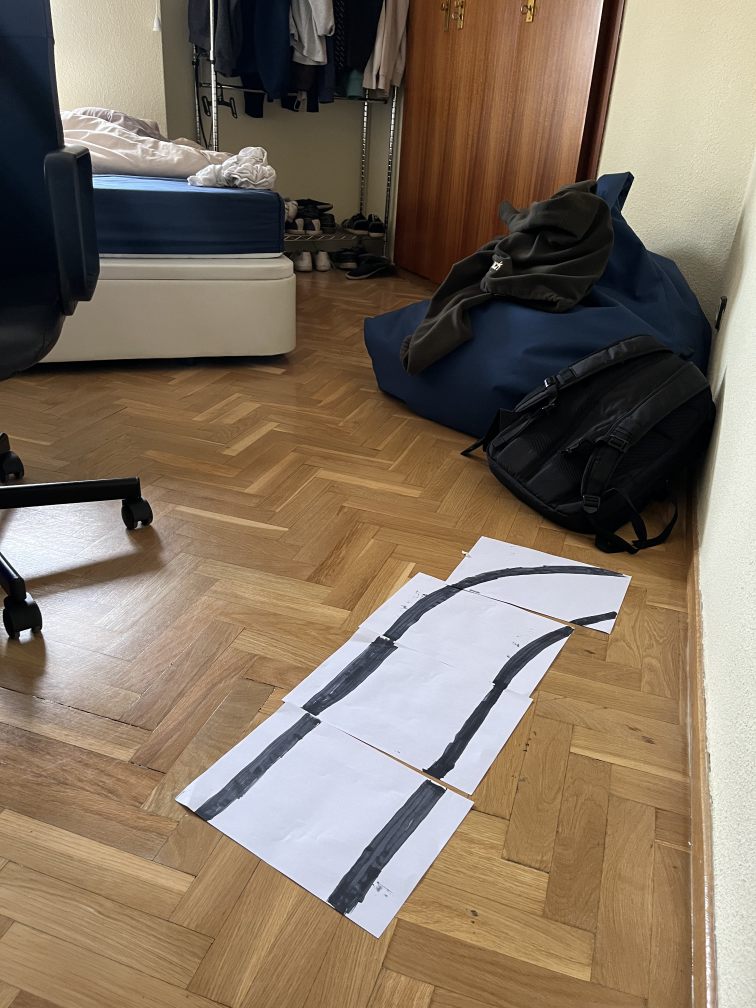
#> input picture pruebas/computer_vision/image.jpg, 3024 x 4032 px (shown at 1/4 size)
$ python -i Lane.py   (imports and definitions only)
#> lines starting #> are read from the running program, lines starting #| are printed output that depends on the picture
#> further down, picture is the input picture: shape (4032, 3024, 3); mean B, G, R 98.4, 115.1, 130.2
import cv2 # Import the OpenCV library to enable computer vision
import numpy as np # Import the NumPy scientific computing library
import edge_detection as edge # Handles the detection of lane lines
import matplotlib.pyplot as plt # Used for plotting and error checking

# Author: Addison Sears-Collins
# https://automaticaddison.com
# Description: Implementation of the Lane class

filename = 'original_lane_detection_5.jpg'

class Lane:
  """
  Represents a lane on a road.
  """
  def __init__(self, orig_frame):
    """
      Default constructor

    :param orig_frame: Original camera image (i.e. frame)
    """
    self.orig_frame = orig_frame

    # This will hold an image with the lane lines
    self.lane_line_markings = None

    # This will hold the image after perspective transformation
    self.warped_frame = None
    self.transformation_matrix = None
    self.inv_transformation_matrix = None

    # (Width, Height) of the original video frame (or image)
    self.orig_image_size = self.orig_frame.shape[::-1][1:]
#> self.orig_image_size = (3024, 4032)

    width = self.orig_image_size[0]
#> width = 3024
    height = self.orig_image_size[1]
#> height = 4032
    self.width = width
#> self.width = 3024
    self.height = height
#> self.height = 4032

    # Four corners of the trapezoid-shaped region of interest
    # You need to find these corners manually.
    # TENER EN CUENTA QUE LA IMAGEN ES DE 320x240
    self.roi_points = np.float32([
      (80, 60), # Top-left corner
      (-20, 240), # Bottom-left corner
      (340, 240), # Bottom-right corner
      (240,60) # Top-right corner
    ])

    # The desired corner locations  of the region of interest
    # after we perform perspective transformation.
    # Assume image width of 600, padding == 150.
    self.padding = int(0.25 * width) # padding from side of the image in pixels
#> self.padding = 756
    self.desired_roi_points = np.float32([
      [self.padding, 0], # Top-left corner
      [self.padding, self.orig_image_size[1]], # Bottom-left corner
      [self.orig_image_size[
        0]-self.padding, self.orig_image_size[1]], # Bottom-right corner
      [self.orig_image_size[0]-self.padding, 0] # Top-right corner
    ])

    # Histogram that shows the white pixel peaks for lane line detection
    self.histogram = None

    # Sliding window parameters
    self.no_of_windows = 10
    self.margin = int((1/12) * width)  # Window width is +/- margin
#> self.margin = 252
    self.minpix = int((1/24) * width)  # Min no. of pixels to recenter window
#> self.minpix = 126

    # Best fit polynomial lines for left line and right line of the lane
    self.left_fit = None
    self.right_fit = None
    self.left_lane_inds = None
    self.right_lane_inds = None
    self.ploty = None
    self.left_fitx = None
    self.right_fitx = None
    self.leftx = None
    self.rightx = None
    self.lefty = None
    self.righty = None

    # Pixel parameters for x and y dimensions
    self.YM_PER_PIX = 0.46 / 10 # centimeters per pixel in y dimension
    self.XM_PER_PIX = 0.11 / 10 # centimeters per pixel in x dimension

    # Radii of curvature and offset
    self.left_curvem = None
    self.right_curvem = None
    self.center_offset = None

  # [371 lines left out: functions calculate_car_position, calculate_curvature, calculate_histogram, display_curvature_offset, get_lane_line_previous_window, get_lane_line_indices_sliding_windows, not called in this run]

  def get_line_markings(self, frame=None):
    """
    Isolates lane lines.

      :param frame: The camera frame that contains the lanes we want to detect
    :return: Binary (i.e. black and white) image containing the lane lines.
    """
    if frame is None:
      frame = self.orig_frame

    # Convertir la imagen a HSV
    imagen_hsv = cv2.cvtColor(frame, cv2.COLOR_BGR2HSV)
#> imagen_hsv: shape (4032, 3024, 3); mean H, S, V 43.7, 92.3, 134.9

    # Definir los valores de HSV para la detección del color rojo
    lower_hsv = np.array([130, 55, 0])
    upper_hsv = np.array([179, 255, 255])

    # Aplicar las máscaras HSV a la imagen
    mask = cv2.inRange(imagen_hsv, lower_hsv, upper_hsv)
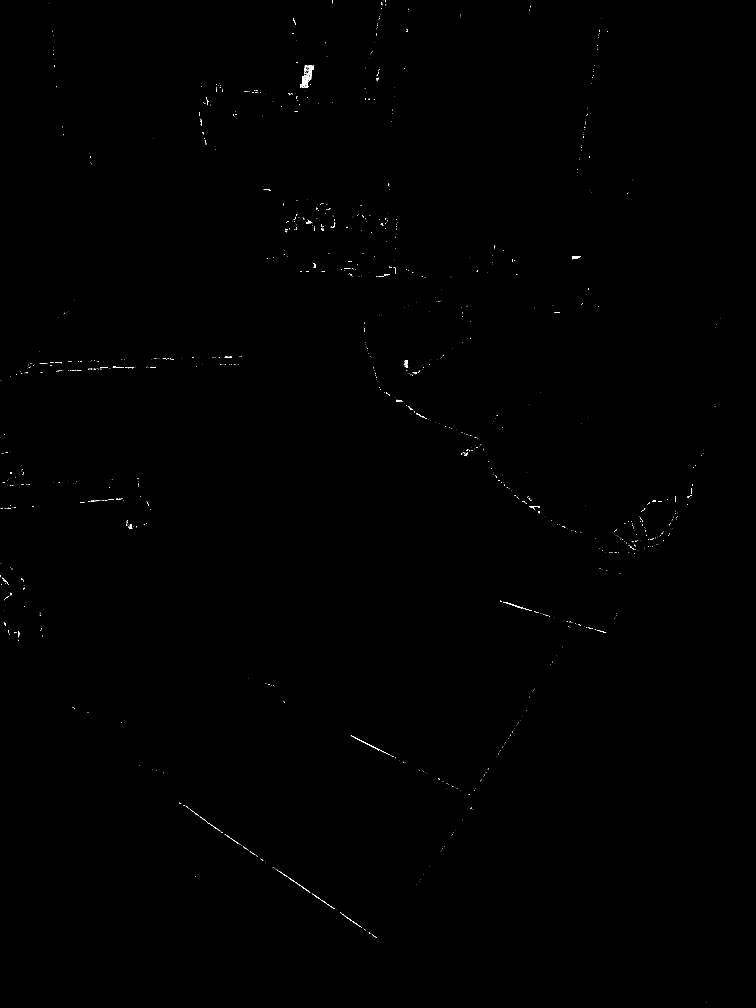
#> mask: shape (4032, 3024) (shown at 1/4 size); 0.08% white in thin lines or dots

    # Convertir la máscara a una imagen binaria
    imagen_binaria = cv2.threshold(mask, 1, 255, cv2.THRESH_BINARY)[1]

    # cv2.imshow("Imagen binaria", imagen_binaria)
    # cv2.waitKey(1)

    self.lane_line_markings = imagen_binaria

    return self.lane_line_markings

  # [177 lines left out: functions histogram_peak, overlay_lane_lines, perspective_transform, plot_roi, main, not called in this run]

#main()

>>> import cv2
>>> picture = cv2.imread('image.jpg')
>>> result = Lane(picture).get_line_markings()
